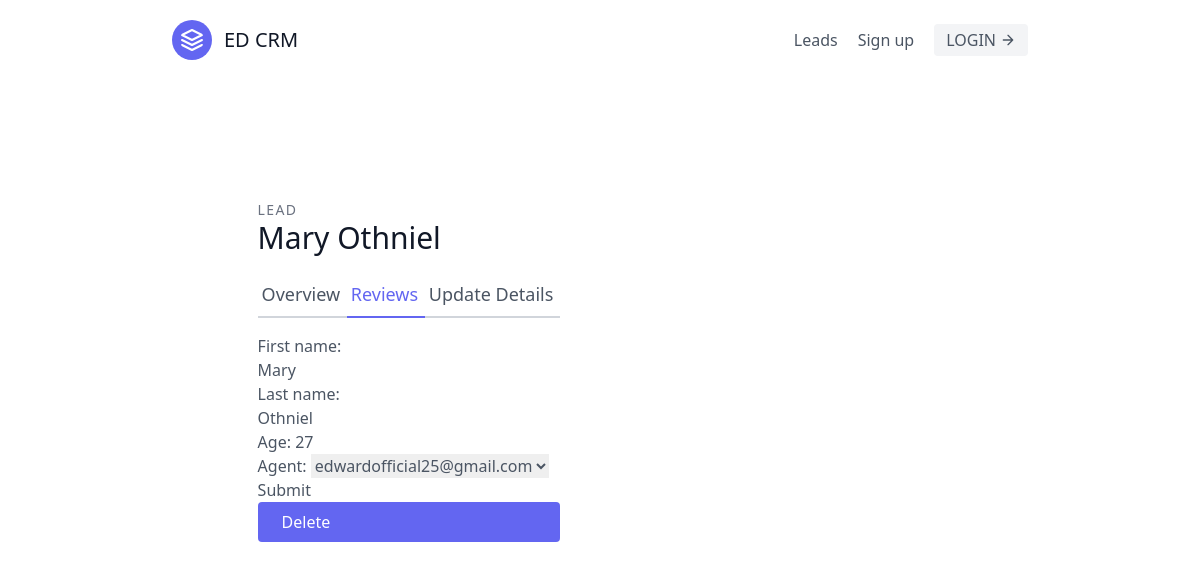
/leads/13/update, run on the app's committed database.
### leads/models.py (models this page shows, shortened)
class Lead(models.Model):
    first_name = models.CharField(max_length=20)
    last_name = models.CharField(max_length=20)
    age = models.IntegerField(default=0)
    agent = models.ForeignKey("Agent", on_delete=models.CASCADE)

### leads/views.py (the view, shortened to what this page needs)
# urls.py: path('<int:pk>/update', LeadUpdateView.as_view(), name= 'lead-update'),
class LeadUpdateView(UpdateView):
    template_name = "leads/lead_update.html"
    queryset = Lead.objects.all()
    form_class = LeadModelForm

### leads/forms.py
class LeadModelForm(forms.ModelForm):
    class Meta:
        model = Lead
        fields = (
            'first_name',
            'last_name',
            'age',
            'agent',
        )

### leads/models.py (called while the page is built)
    def __str__(self):
        return self.user.email

### leads/templates/leads/lead_update.html (shortened to what this page needs)
{% extends "base.html"%}
{% block content %}
<section class="text-gray-600 body-font overflow-hidden">
  <div class="container px-5 py-24 mx-auto">
    <div class="lg:w-4/5 mx-auto flex flex-wrap">
      <div class="lg:w-1/2 w-full lg:pr-10 lg:py-6 mb-6 lg:mb-0">
        <h2 class="text-sm title-font text-gray-500 tracking-widest">LEAD</h2>
        <h1 class="text-gray-900 text-3xl title-font font-medium mb-4">{{ lead.first_name }} {{ lead.last_name }}</h1>
        <div class="flex mb-4">
          <a href="{% url 'leads:lead-detail' lead.pk %}" class="flex-grow border-b-2 border-gray-300 py-2 text-lg px-1">Overview
          </a>
          <a class="flex-grow text-indigo-500 border-b-2 border-indigo-500 py-2 text-lg px-1">Reviews
          </a>
          <a href="{% url 'leads:lead-update' lead.pk %}" class="flex-grow border-b-2 border-gray-300 py-2 text-lg px-1">Update Details</a>
        </div>
        <form method="post">
            {{ form.as_p }}
            <button type="submit">Submit</button>
        </form>
        <a href=" {% url 'leads:lead-delete' lead.pk %} " class="flex ml-auto text-white bg-indigo-500 border-0 py-2 px-6 focus:outline-none hover:bg-indigo-600 rounded">Delete</a>
  </div>
</section>
{% endblock content %}

### data on the page
Lead: first_name "Mary", last_name "Othniel", age "27", agent "edwardofficial25@gmail.com"
